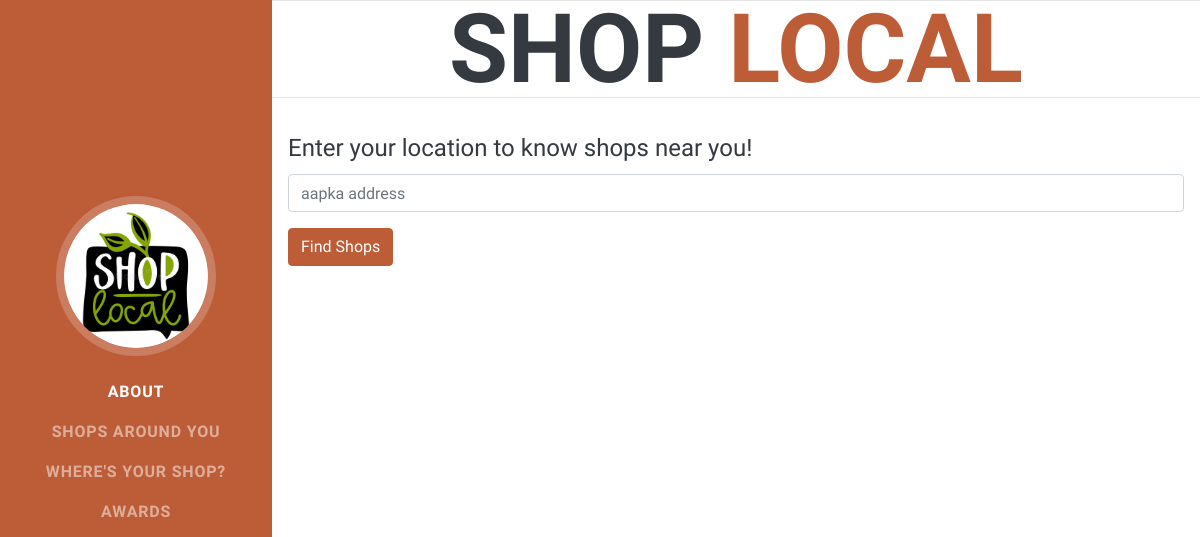
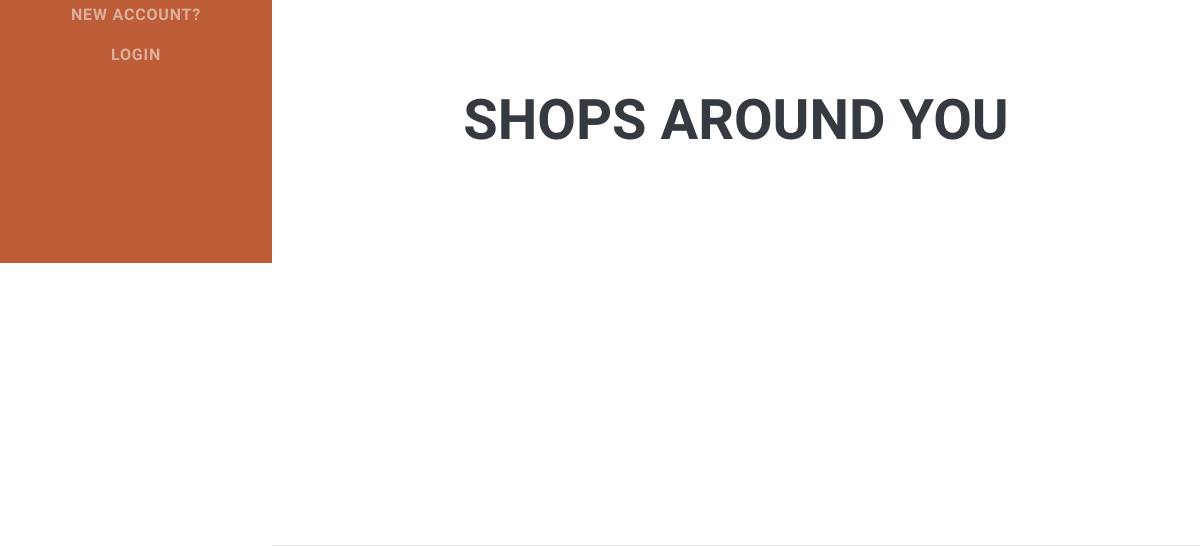
Before: / with the older database file (2 pictures, top to bottom).
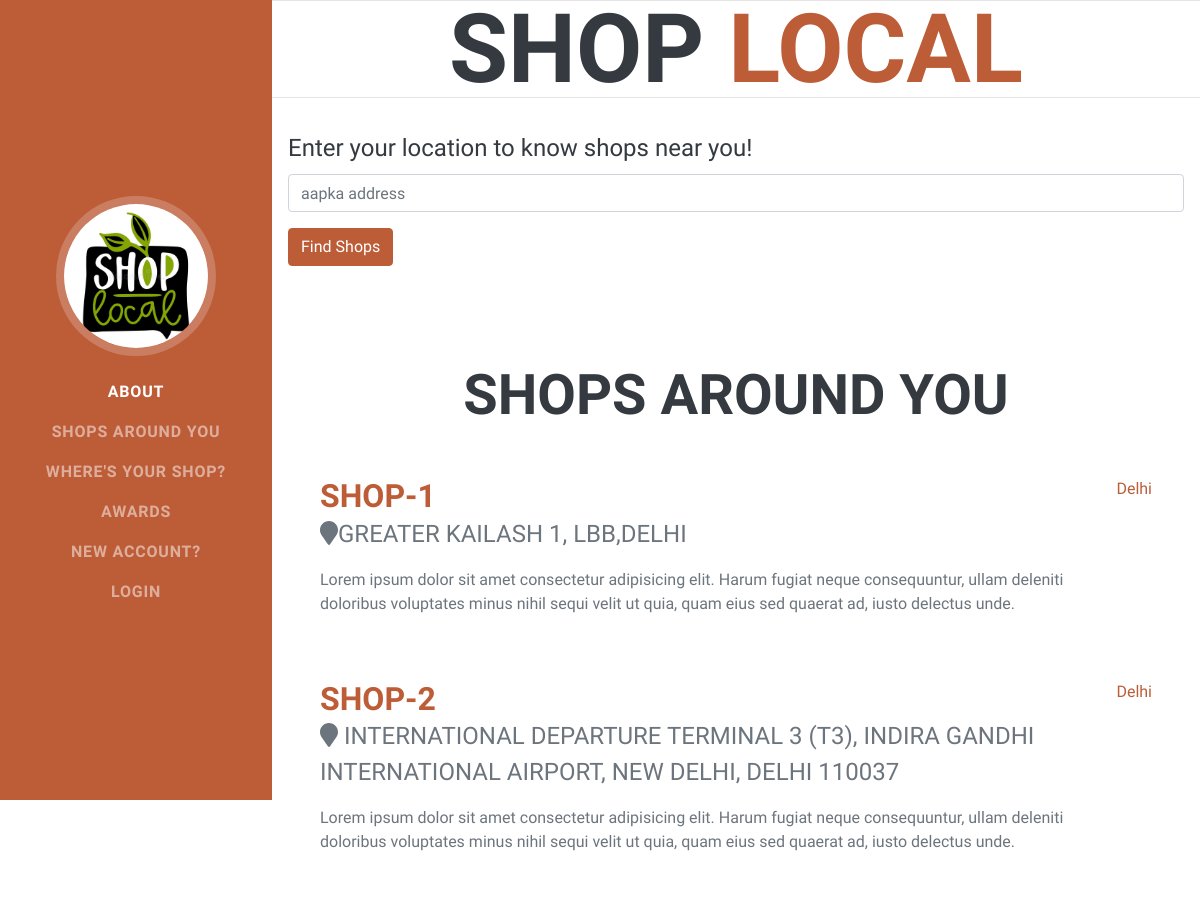
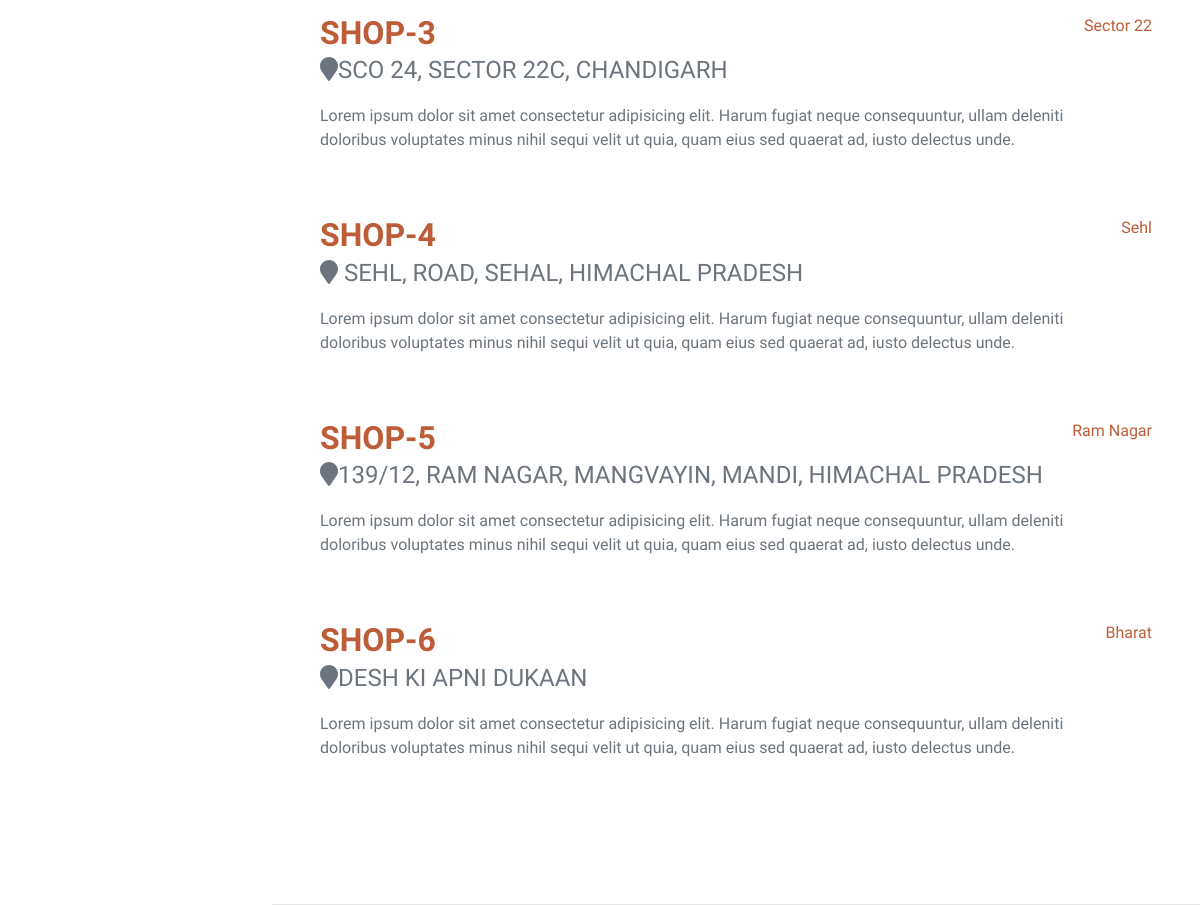
After: the same page with the newer database file (2 pictures, top to bottom).
### tables this page shows
CREATE TABLE `shopkeepers` (
  `s_id` int(11) NOT NULL,
  `name` varchar(255) NOT NULL,
  `username` varchar(255) NOT NULL,
  `password` varchar(255) NOT NULL,
  `location` varchar(500) NOT NULL,
  `fulladdress` varchar(500) NOT NULL
);

### index.php (the view, shortened to what this page needs)
<?php
require('connection.php');
if(isset($_REQUEST['userlocation']) && $_REQUEST['userlocation']!=''){
}else{
    $all_shops_query="select * from shopkeepers";
}
?>
<!DOCTYPE html>
<html lang="en">
<head>
    <link href="css/styles.css" rel="stylesheet" />
</head>
<body id="page-top">
    <nav class="navbar navbar-expand-lg navbar-dark bg-primary fixed-top" id="sideNav">
        <a class="navbar-brand js-scroll-trigger" href="#page-top">
            <span class="d-none d-lg-block"><img class="img-fluid img-profile rounded-circle mx-auto mb-2"
                    src="assets/img/shoplocal.jpeg" alt="" /></span>
        </a>
        <div class="collapse navbar-collapse" id="navbarSupportedContent">
            <ul class="navbar-nav">
                <li class="nav-item"><a class="nav-link js-scroll-trigger" href="#about">About</a></li>
                <li class="nav-item"><a class="nav-link js-scroll-trigger" href="#experience">Shops around You</a></li>
                <li class="nav-item"><a class="nav-link js-scroll-trigger" href="#interests">Where's your shop?</a></li>
                <li class="nav-item"><a class="nav-link js-scroll-trigger" href="#awards">Awards</a></li>
                <li class="nav-item"><a class="nav-link js-scroll-trigger" href="server.php">New account?</a></li>
                <li class="nav-item"><a class="nav-link js-scroll-trigger" href="login.html">Login</a></li>
            </ul>
        </div>
    </nav>
    <div class="container-fluid p-0 ">
        <section class="section text-center " id="about">
            <div class="section justify-content-center">
                <h1 class="mb-0">
                    <span class="text-primary">LOCAL</span>
                </h1>
            </div>
        </section>
        <hr class="m-0" />
        <section class="section" id="interests">
            <div class="resume-section-content p-3">
                <form>
                    <div class="form-group">
                        <label for="exampleInputEmail1" class="text-dark pt-3" style="font-size: 1.5em;">Enter your
                            location to know shops near you!</label>
                        <input type="email" class="form-control" id="exampleInputEmail1" name="userlocation" aria-describedby=" emailHelp " placeholder="aapka address " required>
                    </div>
                    <button type="submit " class="btn btn-primary ">Find Shops</button>
                </form>
            </div>
        </section>
        <section class="resume-section mx-auto" id="experience ">
            <div class="resume-section-content ">
                <h2 class="mb-5 text-center">Shops around You</h2>
                <?php
                    $all_shops=mysqli_query($con,$all_shops_query) or die(mysqli_error($son));
                    $counter=1;
                    while($row=mysqli_fetch_array($all_shops)){
                        ?>
                        <div class="d-flex flex-column flex-md-row justify-content-between mb-5 ">
                    <div class="flex-grow-1 ">
                        <h3 class="mb-0 "><a href="shop1.html ">Shop-<?php echo $counter ?></a></h3>
                        <div class="subheading mb-3 "><i class="fa fa-map-marker" aria-hidden="true"></i><?php echo $row['fulladdress'] ?></div>
                        <p>Lorem ipsum dolor sit amet consectetur adipisicing elit. Harum fugiat neque consequuntur, ullam deleniti doloribus voluptates minus nihil sequi velit ut quia, quam eius sed quaerat ad, iusto delectus unde.</p>
                    </div>
                    <div class="flex-shrink-0 "><span class="text-primary "><?php echo $row['location'] ?></span></div>
                </div>
                <?php $counter=$counter+1;}?>
            </div>
        </section>
    </div>
</body>
</html>

Changed rows visible on the page:
added shopkeepers: fulladdress "GREATER KAILASH 1, LBB,DELHI", location "Delhi"
added shopkeepers: fulladdress "INTERNATIONAL DEPARTURE TERMINAL 3 (T3), INDIRA GANDHI INTERNATIONAL AIRPORT, NEW DELHI, DELHI 110037", location "Delhi"
added shopkeepers: fulladdress "SCO 24, SECTOR 22C, CHANDIGARH", location "Sector 22"
added shopkeepers: fulladdress "SEHL, ROAD, SEHAL, HIMACHAL PRADESH", location "Sehl"
added shopkeepers: fulladdress "139/12, RAM NAGAR, MANGVAYIN, MANDI, HIMACHAL PRADESH", location "Ram Nagar"
added shopkeepers: fulladdress "DESH KI APNI DUKAAN", location "Bharat"
